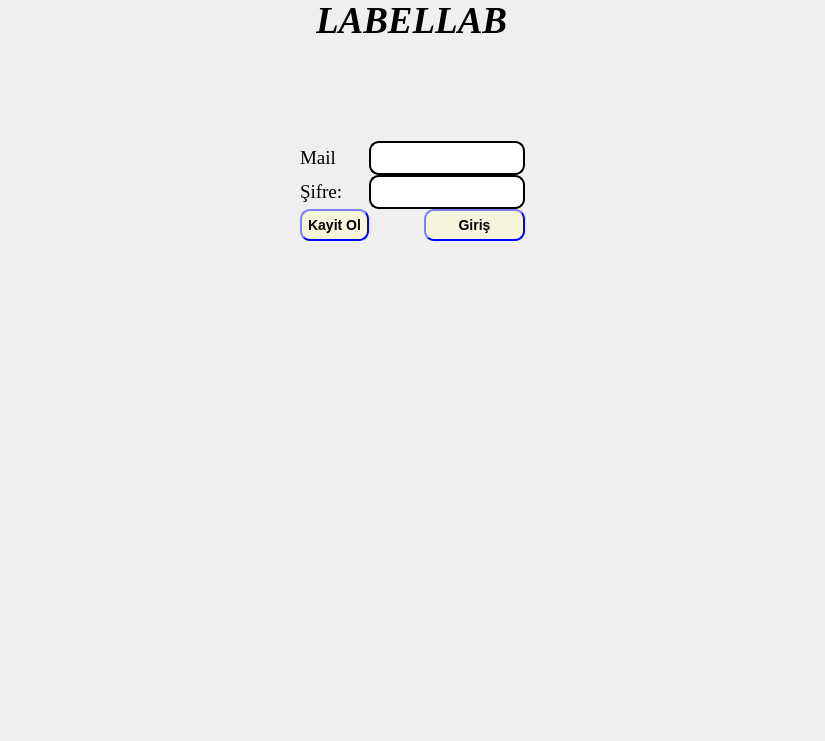
      <widget class="QWidget" name="Giris">
       <property name="sizePolicy">
        <sizepolicy hsizetype="MinimumExpanding" vsizetype="Preferred">
         <horstretch>0</horstretch>
         <verstretch>0</verstretch>
        </sizepolicy>
       </property>
       <property name="styleSheet">
        <string notr="true">#Giris
{
	border-image:url(:/images/images/bg.jpg);
}</string>
       </property>
       <layout class="QGridLayout" name="gridLayout_2">
        <property name="sizeConstraint">
         <enum>QLayout::SetDefaultConstraint</enum>
        </property>
        <property name="leftMargin">
         <number>0</number>
        </property>
        <property name="topMargin">
         <number>0</number>
        </property>
        <property name="rightMargin">
         <number>0</number>
        </property>
        <property name="bottomMargin">
         <number>0</number>
        </property>
        <property name="spacing">
         <number>0</number>
        </property>
        <item row="0" column="1" alignment="Qt::AlignHCenter|Qt::AlignTop">
         <widget class="QLabel" name="label">
          <property name="enabled">
           <bool>true</bool>
          </property>
          <property name="sizePolicy">
           <sizepolicy hsizetype="Preferred" vsizetype="Preferred">
            <horstretch>0</horstretch>
            <verstretch>0</verstretch>
           </sizepolicy>
          </property>
          <property name="font">
           <font>
            <family>Times New Roman</family>
            <pointsize>28</pointsize>
            <weight>75</weight>
            <italic>true</italic>
            <bold>true</bold>
           </font>
          </property>
          <property name="tabletTracking">
           <bool>false</bool>
          </property>
          <property name="contextMenuPolicy">
           <enum>Qt::DefaultContextMenu</enum>
          </property>
          <property name="acceptDrops">
           <bool>false</bool>
          </property>
          <property name="styleSheet">
           <string notr="true">background:url(:/images/images/bg.jpg)</string>
          </property>
          <property name="text">
           <string>LABELLAB</string>
          </property>
          <property name="textFormat">
           <enum>Qt::AutoText</enum>
          </property>
          <property name="wordWrap">
           <bool>false</bool>
          </property>
         </widget>
        </item>
        <item row="3" column="1">
         <layout class="QGridLayout" name="gridLayout_4">
          <property name="leftMargin">
           <number>300</number>
          </property>
          <property name="topMargin">
           <number>100</number>
          </property>
          <property name="rightMargin">
           <number>300</number>
          </property>
          <property name="bottomMargin">
           <number>500</number>
          </property>
          <item row="0" column="2" colspan="2">
           <widget class="QLineEdit" name="mail_ledit">
            <property name="sizePolicy">
             <sizepolicy hsizetype="MinimumExpanding" vsizetype="Preferred">
              <horstretch>0</horstretch>
              <verstretch>0</verstretch>
             </sizepolicy>
            </property>
            <property name="styleSheet">
             <string notr="true">#mail_ledit
{
font: 75 14pt &quot;Times New Roman&quot;;

background: white;
border-style: outset;
border-width: 2px;
border-radius: 10px;
border-color: black;
font: bold 14px;
min-width: 5em;
padding: 6px;

}
</string>
            </property>
           </widget>
          </item>
          <item row="1" column="2" colspan="2">
           <widget class="QLineEdit" name="sifre_ledit">
            <property name="sizePolicy">
             <sizepolicy hsizetype="Minimum" vsizetype="Preferred">
              <horstretch>0</horstretch>
              <verstretch>0</verstretch>
             </sizepolicy>
            </property>
            <property name="styleSheet">
             <string notr="true">#sifre_ledit
{
font: 75 14pt &quot;Times New Roman&quot;;

background: white;
border-style: outset;
border-width: 2px;
border-radius: 10px;
border-color: black;
font: bold 14px;
min-width: 5em;
padding: 6px;

}</string>
            </property>
           </widget>
          </item>
          <item row="0" column="1">
           <widget class="QLabel" name="label_2">
            <property name="sizePolicy">
             <sizepolicy hsizetype="Fixed" vsizetype="Fixed">
              <horstretch>0</horstretch>
              <verstretch>0</verstretch>
             </sizepolicy>
            </property>
            <property name="font">
             <font>
              <family>Times New Roman</family>
              <pointsize>14</pointsize>
             </font>
            </property>
            <property name="styleSheet">
             <string notr="true">background:url(:/images/LABELLAB/images/bg.jpg);</string>
            </property>
            <property name="text">
             <string>Mail</string>
            </property>
           </widget>
          </item>
          <item row="2" column="3">
           <widget class="QPushButton" name="Giris_btn">
            <property name="sizePolicy">
             <sizepolicy hsizetype="Fixed" vsizetype="Preferred">
              <horstretch>0</horstretch>
              <verstretch>0</verstretch>
             </sizepolicy>
            </property>
            <property name="minimumSize">
             <size>
              <width>101</width>
              <height>0</height>
             </size>
            </property>
            <property name="styleSheet">
             <string notr="true">#Giris_btn
{
font: 75 14pt &quot;Times New Roman&quot;;

background: beige;
border-style: outset;
border-width: 2px;
border-radius: 10px;
border-color: blue;
font: bold 14px;
min-width: 5em;
padding: 6px;

}
#Giris_btn:pressed
{
	background-color:rgb(255,255,255);
}

</string>
            </property>
            <property name="text">
             <string>Giriş</string>
            </property>
           </widget>
          </item>
          <item row="1" column="1">
           <widget class="QLabel" name="label_3">
            <property name="minimumSize">
             <size>
              <width>0</width>
              <height>0</height>
             </size>
            </property>
            <property name="font">
             <font>
              <family>Times New Roman</family>
              <pointsize>14</pointsize>
             </font>
            </property>
            <property name="styleSheet">
             <string notr="true">background:url(:/images/LABELLAB/images/bg.jpg);</string>
            </property>
            <property name="text">
             <string>Şifre:</string>
            </property>
           </widget>
          </item>
          <item row="2" column="1">
           <widget class="QPushButton" name="KayitOl_btn">
            <property name="styleSheet">
             <string notr="true">#KayitOl_btn
{
font: 75 14pt &quot;Times New Roman&quot;;

background: beige;
border-style: outset;
border-width: 2px;
border-radius: 10px;
border-color: blue;
font: bold 14px;
min-width: 5em;
padding: 6px;

}
#KayitOl_btn:pressed
{
	background-color:rgb(255,255,255);
}

</string>
            </property>
            <property name="text">
             <string>Kayit Ol</string>
            </property>
           </widget>
          </item>
         </layout>
        </item>
       </layout>
      </widget>
